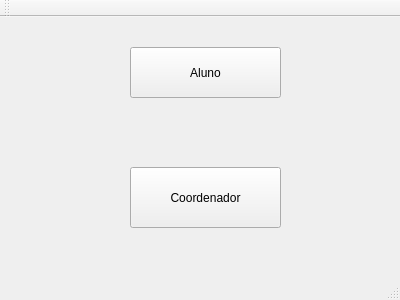
<?xml version="1.0" encoding="UTF-8"?>
<ui version="4.0">
 <class>TelaInicial</class>
 <widget class="QMainWindow" name="TelaInicial">
  <property name="geometry">
   <rect>
    <x>0</x>
    <y>0</y>
    <width>400</width>
    <height>300</height>
   </rect>
  </property>
  <property name="windowTitle">
   <string>Tela Inicial</string>
  </property>
  <widget class="QWidget" name="centralWidget">
   <widget class="QPushButton" name="pushButton_Aluno">
    <property name="geometry">
     <rect>
      <x>130</x>
      <y>30</y>
      <width>151</width>
      <height>51</height>
     </rect>
    </property>
    <property name="text">
     <string>Aluno</string>
    </property>
   </widget>
   <widget class="QPushButton" name="pushButton_Coordenador">
    <property name="geometry">
     <rect>
      <x>130</x>
      <y>150</y>
      <width>151</width>
      <height>61</height>
     </rect>
    </property>
    <property name="text">
     <string>Coordenador</string>
    </property>
   </widget>
  </widget>
  <widget class="QMenuBar" name="menuBar">
   <property name="geometry">
    <rect>
     <x>0</x>
     <y>0</y>
     <width>400</width>
     <height>22</height>
    </rect>
   </property>
  </widget>
  <widget class="QToolBar" name="mainToolBar">
   <attribute name="toolBarArea">
    <enum>TopToolBarArea</enum>
   </attribute>
   <attribute name="toolBarBreak">
    <bool>false</bool>
   </attribute>
  </widget>
  <widget class="QStatusBar" name="statusBar"/>
 </widget>
 <layoutdefault spacing="6" margin="11"/>
 <resources/>
 <connections/>
</ui>
